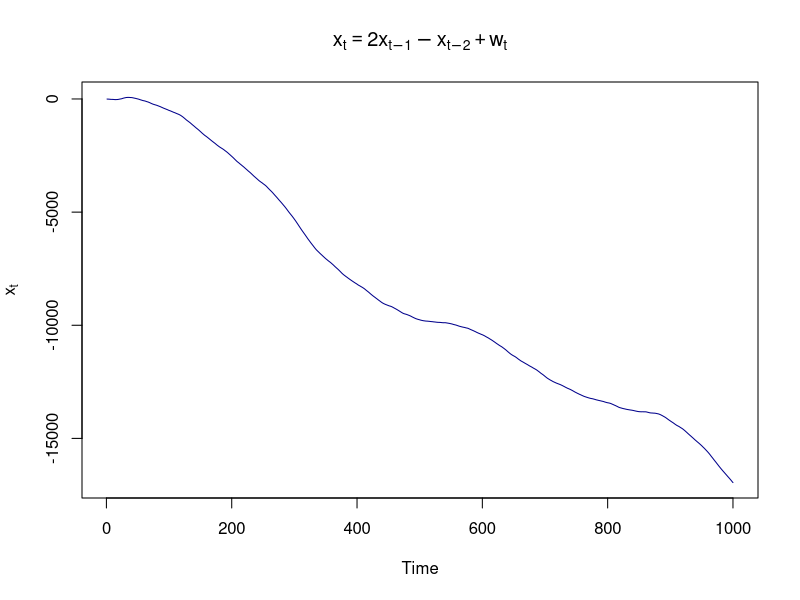
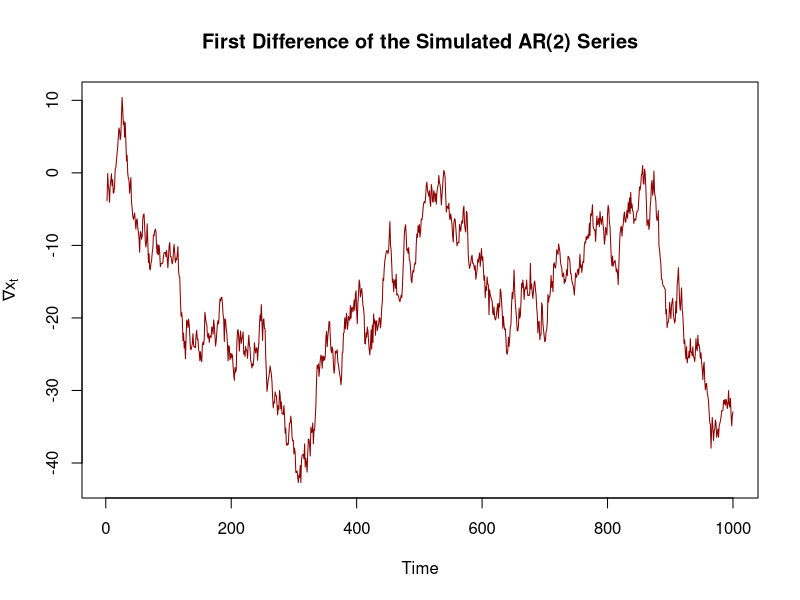
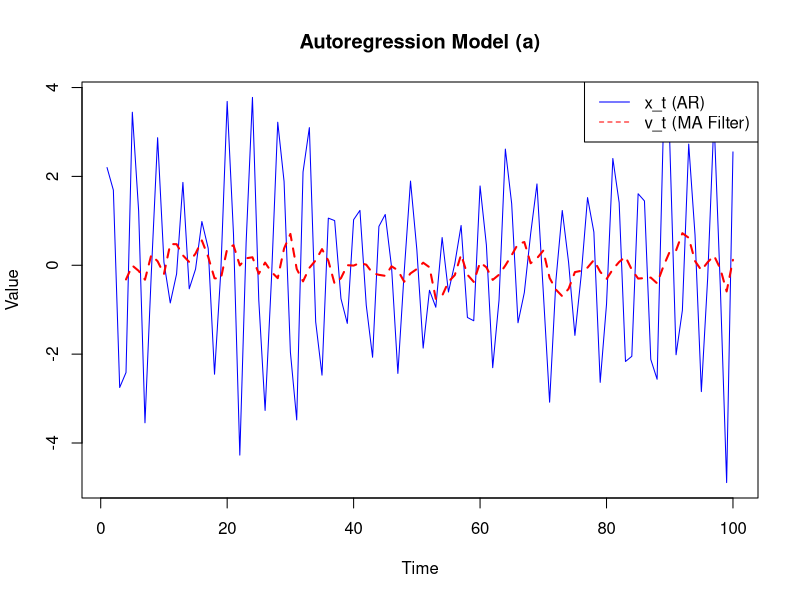
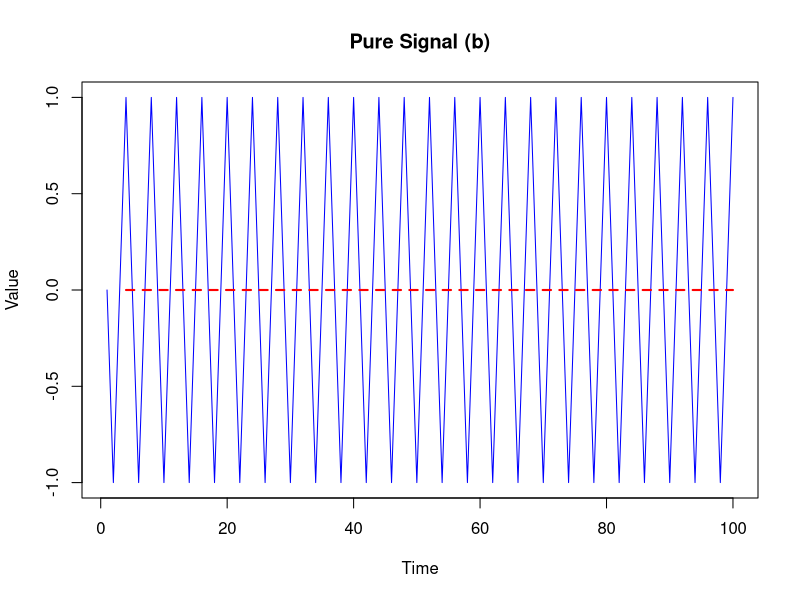
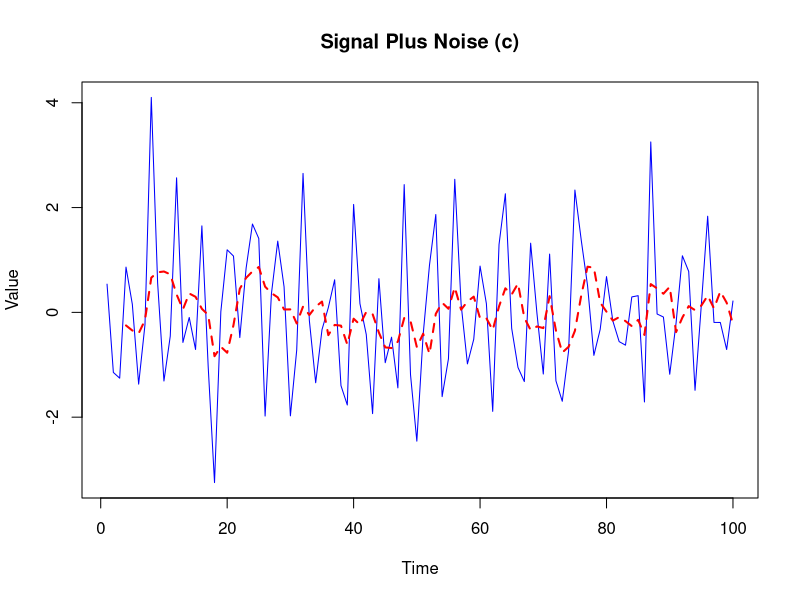

Write R code to recreate these figures, in order.
## ---- chunk 1
# n is Sample size.
# w is Gaussian white noise
# sigma_squared is variance of Gaussian White Noise
# a is Coefficient vector (a0, a1, ..., ap)
# x_init is Initial value vector (x_{-p+1}, ..., x_0)
GenAR <- function(n, sigma_squared, a, x_init) {
  # We separate a0 (intercept) from autoregressive coefficients
  a0 <- a[1]
  phi <- a[-1]
  p <- length(phi)
  
  # We generate white noise w_t ~ N(0, sigma_squared)
  # If a0 is non-zero, it is added to the noise mean
  w <- rnorm(n, mean = a0, sd = sqrt(sigma_squared))
  
  # Recursive filtering: x_t = phi1*x_{t-1} + ... + phip*x_{t-p} + w_t
  # We need to reverse x_init's time order: (x_0, x_{-1}, ..., x_{-p+1})
  sim_data <- filter(w, filter = phi, method = "recursive", init = rev(x_init))
  
  # Return as a ts object
  return(as.ts(sim_data))
}
## ---- chunk 2
n <- 1000
sigma_squared <- 2
coeffs <- c(0, 2, -1) # a0, a1, a2
initial_vals <- c(1, 0) # x_{-1}, x_0

x_sim <- GenAR(n, sigma_squared, coeffs, initial_vals)
plot(x_sim, main = expression(x[t] == 2*x[t-1] - x[t-2] + w[t]), 
     ylab = expression(x[t]), col = "darkblue")
## ---- chunk 3
x_sim_2 <- diff(x_sim, lag = 1)
plot(x_sim_2, main = "First Difference of the Simulated AR(2) Series", 
     ylab = expression(nabla*x[t]), col = "darkred")

## ---- chunk 4
# Using steps given in Example 1.10
w = rnorm(150, 0, 1) # Generating extra noise to handle startup
# AR(2) model: x_t = 0*x_{t-1} - 0.9*x_{t-2} + w_t
x = filter(w, filter=c(0, -0.9), method="recursive")[-(1:50)] # Remove startup
x = as.ts(x)

# Applying moving average filter: v_t = (x_t + x_{t-1} + x_{t-2} + x_{t-3})/4
v = filter(x, rep(1/4, 4), sides=1)

plot.ts(x, main="Autoregression Model (a)", ylab="Value", col="blue")
lines(v, lty="dashed", col="red", lwd=2)
legend("topright", legend=c("x_t (AR)", "v_t (MA Filter)"), 
       col=c("blue", "red"), lty=c(1,2))
## ---- chunk 5
t = 1:100
x_b = ts(cos(2*pi*t/4))
v_b = filter(x_b, rep(1/4, 4), sides=1)

plot.ts(x_b, main="Pure Signal (b)", ylab="Value", col="blue")
lines(v_b, lty="dashed", col="red", lwd=2)
## ---- chunk 6
w_c = rnorm(100, 0, 1)
x_c = ts(cos(2*pi*t/4) + w_c)
v_c = filter(x_c, rep(1/4, 4), sides=1)

plot.ts(x_c, main="Signal Plus Noise (c)", ylab="Value", col="blue")
lines(v_c, lty="dashed", col="red", lwd=2)
